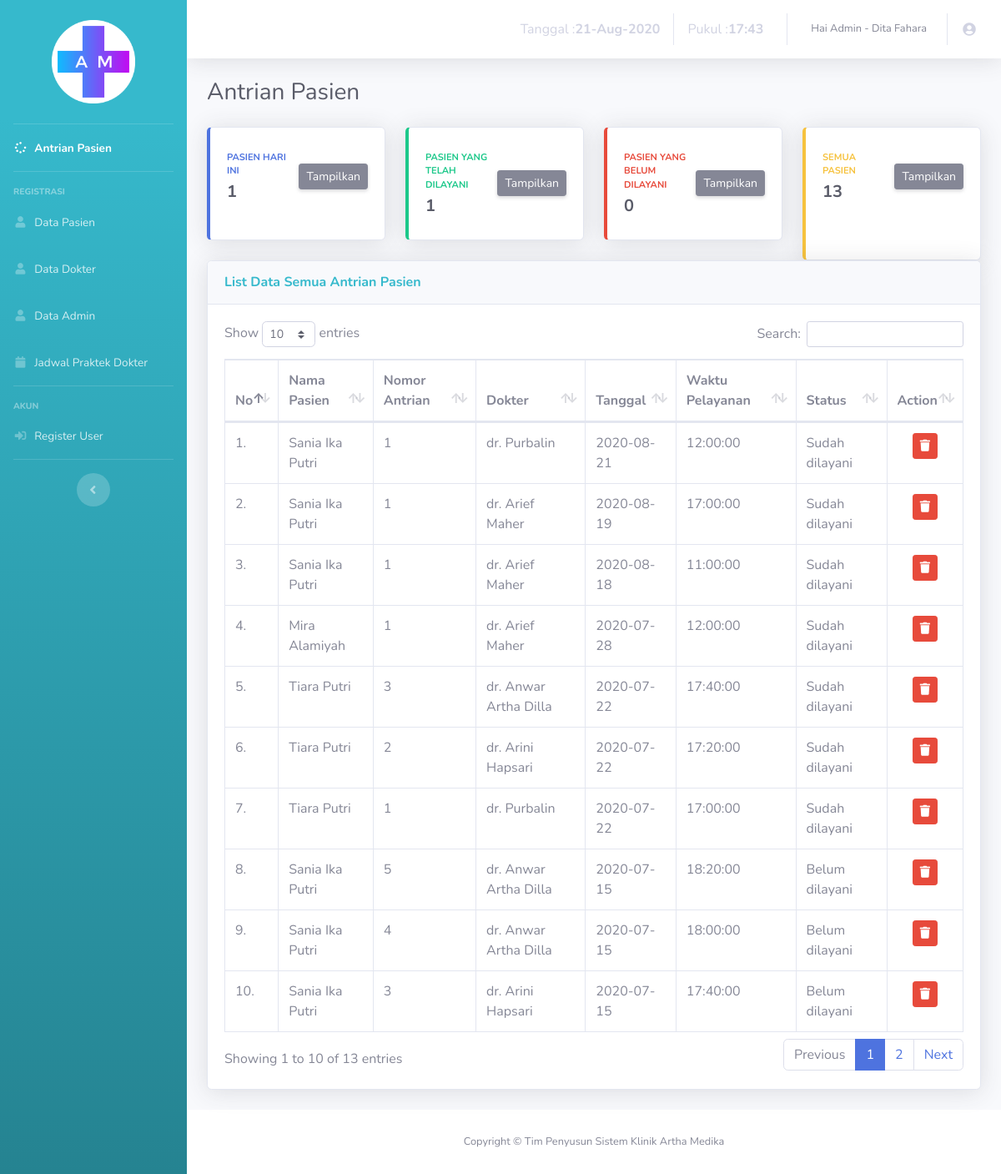
The page /admin/antrian-all.php (signed in) on the database its author committed.
### tables this page shows
CREATE TABLE IF NOT EXISTS `antrian` (
`id_antrian` int(5) NOT NULL,
  `id_pasien` int(5) NOT NULL,
  `id_dokter` int(1) NOT NULL,
  `nomor` int(2) NOT NULL,
  `tgl` date NOT NULL,
  `pukul` time NOT NULL,
  `status` varchar(15) NOT NULL
);

CREATE TABLE IF NOT EXISTS `pasien` (
`id_pasien` int(5) NOT NULL,
  `nama` varchar(30) NOT NULL,
  `tgl_lahir` date NOT NULL,
  `jk` varchar(10) NOT NULL,
  `alamat` varchar(50) NOT NULL,
  `pekerjaan` varchar(20) NOT NULL,
  `tlp` varchar(14) NOT NULL
);

CREATE TABLE IF NOT EXISTS `dokter` (
`id_dokter` int(1) NOT NULL,
  `nama` varchar(30) NOT NULL,
  `tgl_lahir` date NOT NULL,
  `jk` varchar(10) NOT NULL,
  `alamat` varchar(50) NOT NULL,
  `tlp` varchar(14) NOT NULL,
  `spesialis` varchar(17) NOT NULL
);

### admin/antrian-all.php (the view, shortened to what this page needs)
<!DOCTYPE html>
<html lang="en">
<head>
  <link href="vendor/fontawesome-free/css/all.min.css" rel="stylesheet" type="text/css">
  <link href="css/sb-admin-2.min.css" rel="stylesheet">
  <link href="vendor/datatables/dataTables.bootstrap4.min.css" rel="stylesheet">
</head>
<body id="page-top">
  <div id="wrapper">
    <ul class="navbar-nav bg-gradient-info sidebar sidebar-dark accordion" id="accordionSidebar">
      <br>
      <div class="logo">
        <a href="#" class="simple-text logo-normal">
          <img class="center" src="../image/logo.png"/>
        </a>
      </div>
      <br>
      <hr class="sidebar-divider my-0">
      <li class="nav-item active">
        <a class="nav-link" href="index.php">
          <i class="fas fa-fw fa-spinner"></i>
          <span>Antrian Pasien</span></a>
        </li>
        <hr class="sidebar-divider">
        <div class="sidebar-heading">
          Registrasi
        </div>
        <li class="nav-item">
          <a class="nav-link" href="datapasien.php">
            <i class="fas fa-fw fa-user"></i>
            <span>Data Pasien</span></a>
          </li>
          <li class="nav-item">
            <a class="nav-link" href="datadokter.php">
              <i class="fas fa-fw fa-user"></i>
              <span>Data Dokter</span></a>
            </li>
            <li class="nav-item">
              <a class="nav-link" href="dataadmin.php">
                <i class="fas fa-fw fa-user"></i>
                <span>Data Admin</span></a>
              </li>
              <li class="nav-item">
                <a class="nav-link" href="jadwal.php">
                  <i class="fas fa-fw fa-calendar"></i>
                  <span>Jadwal Praktek Dokter</span></a>
                </li>
                <hr class="sidebar-divider">
                <div class="sidebar-heading">
                  Akun
                </div>
                <li class="nav-item">
                  <a class="nav-link" href="datauser.php">
                    <i class="fas fa-fw fa-sign-in-alt"></i>
                    <span>Register User</span></a>
                  </li>
                  <hr class="sidebar-divider d-none d-md-block">
                  <div class="text-center d-none d-md-inline">
                    <button class="rounded-circle border-0" id="sidebarToggle"></button>
                  </div>
                </ul>
                <div id="content-wrapper" class="d-flex flex-column">
                  <div id="content">
                    <nav class="navbar navbar-expand navbar-light bg-white topbar mb-4 static-top shadow">
                      <ul class="navbar-nav ml-auto">
                        <li class="nav-item">
                          <a class="nav-link" href="#">
                           <?php
                           $tanggal= mktime(date("m"),date("d"),date("Y"));
                           echo "Tanggal : <b>".date("d-M-Y", $tanggal)."</b> ";
                           $jam=date("H:i");
                           echo "Pukul : <b>". $jam." "."</b>";
                           ?>
                         </a>
                       </li>
                       <li class="nav-item dropdown no-arrow">
                        <a class="nav-link dropdown-toggle" href="#" id="userDropdown" role="button" data-toggle="dropdown" aria-haspopup="true" aria-expanded="false">
                          <span class="mr-2 d-none d-lg-inline text-gray-600 small">Hai Admin -
                           <?php
                           if(isset($_SESSION['nama_lengkap']))
                           {
                            echo " " .$_SESSION["nama_lengkap"].'<br/>';
                          }
                          ?></span>
                          <i class="fas fa-fw fa-user-circle"></i>
                        </a>
                      </li>
                    </ul>
                  </nav>
                  <div class="container-fluid">
                    <div class="d-sm-flex align-items-center justify-content-between mb-4">
                      <h1 class="h3 mb-0 text-gray-800">Antrian Pasien</h1>
                    </div>
                    <div class="row">
                      <div class="col-xl-3 col-md-6 mb-4">
                        <div class="card border-left-primary shadow h-100 py-2">
                          <div class="card-body">
                            <div class="row no-gutters align-items-center">
                              <div class="col mr-2">
                                <div class="text-xs font-weight-bold text-primary text-uppercase mb-1">Pasien hari ini</div>
                                <div class="h5 mb-0 font-weight-bold text-gray-800">
                                  <?php
                                  include '../process/conSQL.php';
                                  $tgl    =date("Y-m-d");
                                  $query = "SELECT COUNT(*) AS tgl FROM antrian WHERE tgl='$tgl'";
                                  $result = mysqli_query($con, $query);
                                  $data = mysqli_fetch_assoc($result);
                                  echo $data['tgl'];
                                  ?>
                                </div>
                              </div>
                              <div class="col-auto">
                                <a href="antrian-today.php" class="d-none d-sm-inline-block btn btn-sm btn-secondary shadow-sm"> Tampilkan</a>
                              </div>
                            </div>
                          </div>
                        </div>
                      </div>
                      <div class="col-xl-3 col-md-6 mb-4">
                        <div class="card border-left-success shadow h-100 py-2">
                          <div class="card-body">
                            <div class="row no-gutters align-items-center">
                              <div class="col mr-2">
                                <div class="text-xs font-weight-bold text-success text-uppercase mb-1">Pasien yang telah dilayani</div>
                                <div class="h5 mb-0 font-weight-bold text-gray-800">
                                  <?php
                                  include '../process/conSQL.php';
                                  $query = "SELECT COUNT(*) AS data FROM antrian WHERE tgl = CURDATE() AND status='Sudah dilayani'";
                                  $result = mysqli_query($con, $query);
                                  $data = mysqli_fetch_assoc($result);
                                  echo $data['data'];
                                  ?>
                                </div>
                              </div>
                              <div class="col-auto">
                                <a href="antrian-done.php" class="d-none d-sm-inline-block btn btn-sm btn-secondary shadow-sm"> Tampilkan</a>
                              </div>
                            </div>
                          </div>
                        </div>
                      </div>
                      <div class="col-xl-3 col-md-6 mb-4">
                        <div class="card border-left-danger shadow h-100 py-2">
                          <div class="card-body">
                            <div class="row no-gutters align-items-center">
                              <div class="col mr-2">
                                <div class="text-xs font-weight-bold text-danger text-uppercase mb-1">Pasien yang belum dilayani</div>
                                <div class="h5 mb-0 font-weight-bold text-gray-800">
                                  <?php
                                  include '../process/conSQL.php';
                                  $query = "SELECT COUNT(*) AS data FROM antrian WHERE tgl = CURDATE() AND status='Belum dilayani'";
                                  $result = mysqli_query($con, $query);
                                  $data = mysqli_fetch_assoc($result);
                                  echo $data['data'];
                                  ?>
                                </div>
                              </div>
                              <div class="col-auto">
                                <a href="antrian-no.php" class="d-none d-sm-inline-block btn btn-sm btn-secondary shadow-sm"> Tampilkan</a>
                              </div>
                            </div>
                          </div>
                        </div>
                      </div>
                      <div class="col-xl-3 col-md-6 mb-6">
                        <div class="card border-left-warning shadow h-100 py-2">
                          <div class="card-body">
                            <div class="row no-gutters align-items-center">
                              <div class="col mr-2">
                                <div class="text-xs font-weight-bold text-warning text-uppercase mb-1">Semua Pasien</div>
                                <div class="h5 mb-0 font-weight-bold text-gray-800">
                                  <?php
                                  include '../process/conSQL.php';
                                  $query = "SELECT COUNT(*) AS id_antrian FROM antrian";
                                  $result = mysqli_query($con, $query);
                                  $data = mysqli_fetch_assoc($result);
                                  echo $data['id_antrian'];
                                  ?></div>
                                </div>
                                <div class="col-auto">
                                  <a href="antrian-all.php" class="d-none d-sm-inline-block btn btn-sm btn-secondary shadow-sm"> Tampilkan</a>
                                </div>
                              </div>
                            </div>
                          </div>
                        </div>
                      </div>
                      <div class="card shadow mb-4">
                        <div class="card-header py-3">
                          <h6 class="m-0 font-weight-bold text-info">List Data Semua Antrian Pasien</h6>
                        </div>
                        <div class="card-body">
                          <div class="table-responsive">
                            <table class="table table-bordered" id="dataTable" width="100%" cellspacing="0">
                              <thead>
                                <tr>
                                  <th>No</th>
                                  <th>Nama Pasien</th>
                                  <th>Nomor Antrian</th>
                                  <th>Dokter</th>
                                  <th>Tanggal</th>
                                  <th>Waktu Pelayanan</th>
                                  <th>Status</th>
                                  <th>Action</th>
                                </tr>
                              </thead>
                              <tbody>
                                <?php
                                include '../process/conSQL.php';
                                $no = 1;
                                $query = "SELECT * FROM antrian ORDER BY tgl desc";
                                $res = mysqli_query($con, $query);
                                if(mysqli_num_rows($res) == 0){
                                  echo '<tr><td colspan="10">Tidak ada data!</td></tr>';
                                }else{
                                 while($data = mysqli_fetch_assoc($res)){
                                  echo "<tr>";
                                  echo "<td>".$no++.".</td>";
                                  $nama_pasien = $data['id_pasien'];
                                  $nm = "SELECT nama FROM pasien WHERE id_pasien = $nama_pasien  ";
                                  $result = mysqli_query($con, $nm);
                                  $dataNm = mysqli_fetch_assoc($result);
                                  echo "<td>".$dataNm['nama']."</td>";
                                  echo "<td>".$data['nomor']."</td>";
                                  $nama_dokter = $data['id_dokter'];
                                  $dok = "SELECT nama FROM dokter WHERE id_dokter = $nama_dokter";
                                  $result = mysqli_query($con, $dok);
                                  $dataD = mysqli_fetch_assoc($result);
                                  echo "<td>".$dataD['nama']."</td>";
                                  echo "<td>".$data['tgl']."</td>";
                                  echo "<td>".$data['pukul']."</td>";
                                  echo "<td>".$data['status']."</td>";
                                  echo "<td class='td-actions text-center'>";
                                  echo "<a class='btn btn-danger btn-sm' rel='tooltip' href='hapus-antrian.php?id_antrian=".$data["id_antrian"]."'><i class='fas fa-trash'></i></a>";
                                  echo "</td>";
                                  echo '</tr>';
                                }
                              }
                              ?>
                            </tbody>
                          </table>
                        </div>
                      </div>
                    </div>
                  </div>
                </div>
                <footer class="sticky-footer bg-white">
                  <div class="container my-auto ">
                    <div class="copyright text-center my-auto ">
                      <span>Copyright &copy; Tim Penyusun Sistem Klinik Artha Medika</span>
                    </div>
                  </div>
                </footer>
              </div>
            </div>
          </body>
          </html>

### admin/antrian-all.php (style rules this page uses)
.center { margin-left:auto;margin-right:auto;display:block;width:100px }

### rows shown on the page
antrian: id_pasien.nama "Sania Ika Putri", nomor "1", id_dokter.nama "dr. Purbalin", tgl "2020-08-21", pukul "12:00:00", status "Sudah dilayani"
antrian: id_pasien.nama "Sania Ika Putri", nomor "1", id_dokter.nama "dr. Arief Maher", tgl "2020-08-19", pukul "17:00:00", status "Sudah dilayani"
antrian: id_pasien.nama "Sania Ika Putri", nomor "1", id_dokter.nama "dr. Arief Maher", tgl "2020-08-18", pukul "11:00:00", status "Sudah dilayani"
antrian: id_pasien.nama "Mira Alamiyah", nomor "1", id_dokter.nama "dr. Arief Maher", tgl "2020-07-28", pukul "12:00:00", status "Sudah dilayani"
antrian: id_pasien.nama "Tiara Putri", nomor "3", id_dokter.nama "dr. Anwar Artha Dilla", tgl "2020-07-22", pukul "17:40:00", status "Sudah dilayani"
antrian: id_pasien.nama "Tiara Putri", nomor "2", id_dokter.nama "dr. Arini Hapsari", tgl "2020-07-22", pukul "17:20:00", status "Sudah dilayani"
antrian: id_pasien.nama "Tiara Putri", nomor "1", id_dokter.nama "dr. Purbalin", tgl "2020-07-22", pukul "17:00:00", status "Sudah dilayani"
antrian: id_pasien.nama "Sania Ika Putri", nomor "5", id_dokter.nama "dr. Anwar Artha Dilla", tgl "2020-07-15", pukul "18:20:00", status "Belum dilayani"
antrian: id_pasien.nama "Sania Ika Putri", nomor "4", id_dokter.nama "dr. Anwar Artha Dilla", tgl "2020-07-15", pukul "18:00:00", status "Belum dilayani"
antrian: id_pasien.nama "Sania Ika Putri", nomor "3", id_dokter.nama "dr. Arini Hapsari", tgl "2020-07-15", pukul "17:40:00", status "Belum dilayani"

### other values the page prints
$_SESSION["nama_lengkap"] "Dita Fahara"
$data['tgl'] "1"
$data['data'] "1"
$data['data'] "0"
$data['id_antrian'] "13"
